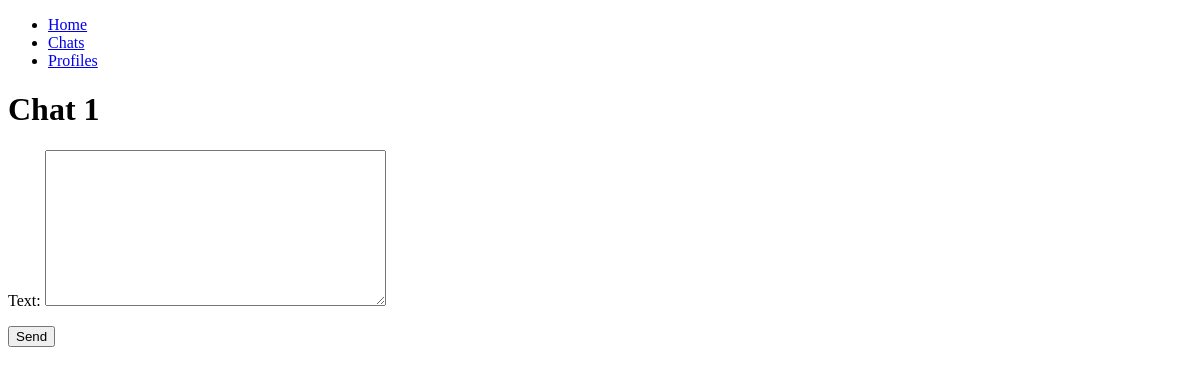
Page /home/chat/1 on the earlier database version.
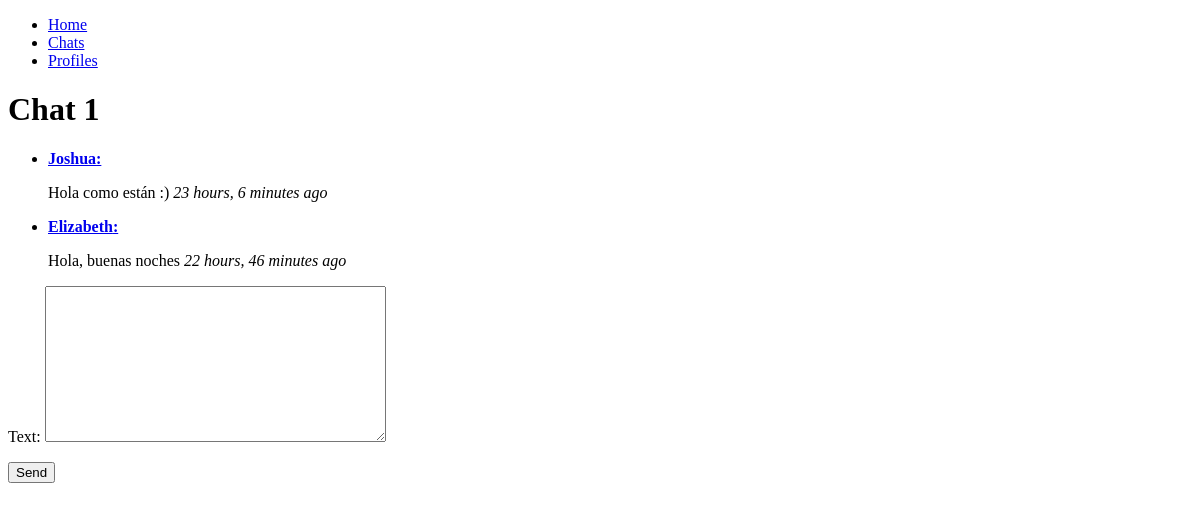
Same page on the later database version.
### chat/models.py (models this page shows, shortened)
class Chat(models.Model):
    name = models.CharField(max_length=100)
    description = models.TextField()
    users = models.ManyToManyField(Profile, related_name='chats')

class Message(models.Model):
    sender = models.ForeignKey(Profile, related_name='messages_sents', on_delete=models.SET_NULL, null=True)
    chat = models.ForeignKey(Chat, related_name='messages', on_delete=models.CASCADE, default=None)
    date_sent = models.DateTimeField(auto_now_add=True)
    text = models.TextField()
    file = models.FileField(upload_to='chat_files', blank=True, default=None)

class Profile(models.Model):
    user = models.OneToOneField(User, on_delete=models.CASCADE)
    img = models.ImageField(upload_to='profile_pics', blank=True, default=None)

### chat/views.py (the view)
# urls.py: path(('chat/<int:id>'), views.chat_interaction_view, name='chat_interaction_view'),
def chat_interaction_view(request, id):
    messages = Message.objects.filter(chat=id)
    current_chat = Chat.objects.get(id=id)
    if request.method == 'POST':
        form = MessageForm(request.POST)
        if form.is_valid():
            message = form.save(commit=False)
            message.chat = current_chat
            message.sender = request.user.profile
            message.save()
            form = MessageForm()
    else:
        form = MessageForm()
    context = {'messages': messages, 'chat': current_chat, 'form': form}
    return render(request, 'chat.html', context)

### chat/forms.py
class MessageForm(forms.ModelForm):
    class Meta:
        model = Message
        fields = ['text']

### chat/templates/chat.html (shortened to what this page needs)
{% extends "base.html" %}
{% block content %}
    <h1>
        {{ chat.name }}
    </h1>
    <div>
        <ul>
            {% load humanize %}
            {% for message in messages %}
                <li>
                    <a href="{% url 'profile_view' message.sender.id %}"><p><strong> {{ message.sender.user.username }}: </strong></p></a>
                    <p>{{ message.text }} <em>{{ message.date_sent|timesince }} ago</em></p>
                </li>
            {% endfor %}
        </ul>
    </div>
    <div>
        <form method="post">
            {{ form.as_p }}
            <button type="submit">Send</button>
          </form>
    </div>
{% endblock %}

### chat/templates/base.html (shortened to what this page needs)
<!DOCTYPE html>
<html lang="en">
<head>
</head>
<body>
    <nav>
        <ul>
            <li><a href="{% url 'home' %}">Home</a></li>
            <li><a href="#">Chats</a></li>
            <li><a href="#">Profiles</a></li>
        </ul>
    </nav>
    {% block content %}
    {% endblock %}
</body>
</html>

Differences in the rows shown:
added Message: sender.user.username "Joshua", text "Hola como están :)", date_sent "23 hours, 6 minutes"
added Message: sender.user.username "Elizabeth", text "Hola, buenas noches", date_sent "22 hours, 46 minutes"
